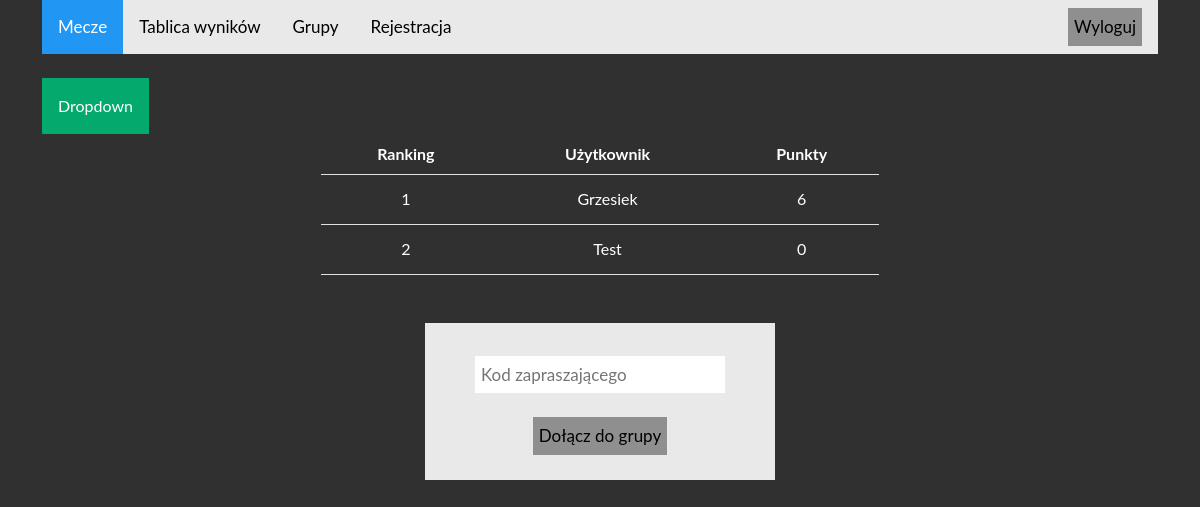
/leaderboard (signed in), run on the app's committed database.
### tables this page shows
CREATE TABLE users (
id integer primary key autoincrement,
login varchar(100) not null unique,
email varchar(200) not null unique,
password text,
is_admin boolean not null default 0);

### app.py (the view)
@app.route('/leaderboard')
def leaderboard():
    if not 'user' in session:
        flash('Nie jesteś zalogowany')
        return redirect(url_for('signup'))
    db = get_db()
    query = """
    select
        login,
        sum(points) points,
        rank() over(order by sum(points) desc) ranking

    from (select
            t.*,
            case when t.result = t.result_bet then 1 else 0 end +
            case when (t.home_score = t.home_score_bet)
                and (t.away_score = t.away_score_bet) then 3 else 0 end
            as points

        from	(
            select
                u.login,
                m.*,
                case
                    when m.home_score = m.away_score then 0
                    when m.home_score > m.away_score then 1
                    when m.home_score < m.away_score then 2
                end result,

                b.home_score as home_score_bet,
                b.away_score as away_score_bet,

                case
                    when b.home_score = b.away_score then 0
                    when b.home_score > b.away_score then 1
                    when b.home_score < b.away_score then 2
                end result_bet

            from users u

            cross join matches m

            left join bets b
                on m.id = b.id_match
                and b.login = u.login) t) g

    group by login
    order by points desc
    """
    c = db.execute(query)
    users = c.fetchall()
    return render_template('leaderboard.html', users=users)

### app.py (called while the page is built)
def get_db():
    if not hasattr(g, 'sqlite_db'):
        conn = sqlite3.connect(app_info['db_file'])
        conn.row_factory = sqlite3.Row
        g.sqlite_db = conn
    return g.sqlite_db

### templates/leaderboard.html (shortened to what this page needs)
{% extends "base.html" %}
{% block content %}
<div class="dropdown">
    <button class="dropbtn">Dropdown</button>
</div>
<table class="table" style="width:50%">
    <thead>
    <tr>
    <th scope="col">Ranking</th>
    <th scope="col">Użytkownik</th>
    <th scope="col">Punkty</th>
    </tr>
    </thead>
    <tbody>
    {% for u in users %}
    <tr>
    <td>{{ u.ranking }}</td>
    <td>{{ u.login }}</td>
    <td>{{ u.points }}</td>
    </tr>
    {% endfor %}
    </tbody>
</table>
<br><br>
<div class="login-container" id="rejestracja">
    <form method="POST" action={{ url_for('create_group') }}>
      <input type="text" placeholder="Kod zapraszającego" name="new_group_name"><br><br>
      <button type="submit">Dołącz do grupy</button>
    </form>
</div>
{% endblock %}

### static/styles/style.css (style rules this page uses)
body { background: #303030; color: #ffffff; font-family: 'Lato', sans-serif; }
.table { color: #ffffff; margin: auto; text-align: center; vertical-align: middle; }
.table td { height: 50px; }
* { box-sizing: border-box; }
#rejestracja { background-color: #e9e9e9; width: 350px; padding: 25px; text-align: center; margin-left: auto; margin-right: auto; }
#rejestracja input { padding: 6px; margin-top: 8px; font-size: 17px; border: none; width: 250px; }
#rejestracja button { padding: 6px; background: #8f8f8f; font-size: 17px; border: none; cursor: pointer; }
.dropbtn { background-color: #04AA6D; color: white; padding: 16px; font-size: 16px; border: none; }
.dropdown { position: relative; display: inline-block; }

### data on the page
users: ranking "1", login "Grzesiek", points "6"
users: ranking "2", login "Test", points "0"
